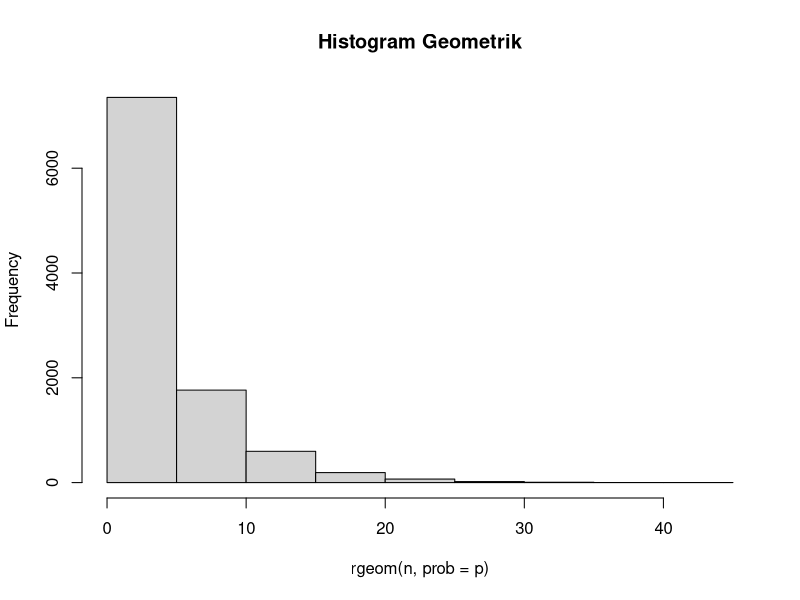

Write R code to recreate this figure.

# a
x <- 3     
p <- 0.2    
m <- 1 - p
result <- dgeom(x, p)
# b
mean(rgeom(n = 10000, prob = p) == 3)
# c
summary(result)
summary(mean(rgeom(n = 10000, prob = p) == 3))

# d
n = 10000
hist(rgeom(n, prob = p), main = 'Histogram Geometrik')

# e
rataan <- 1/p
varian <- (1-p)/p^2